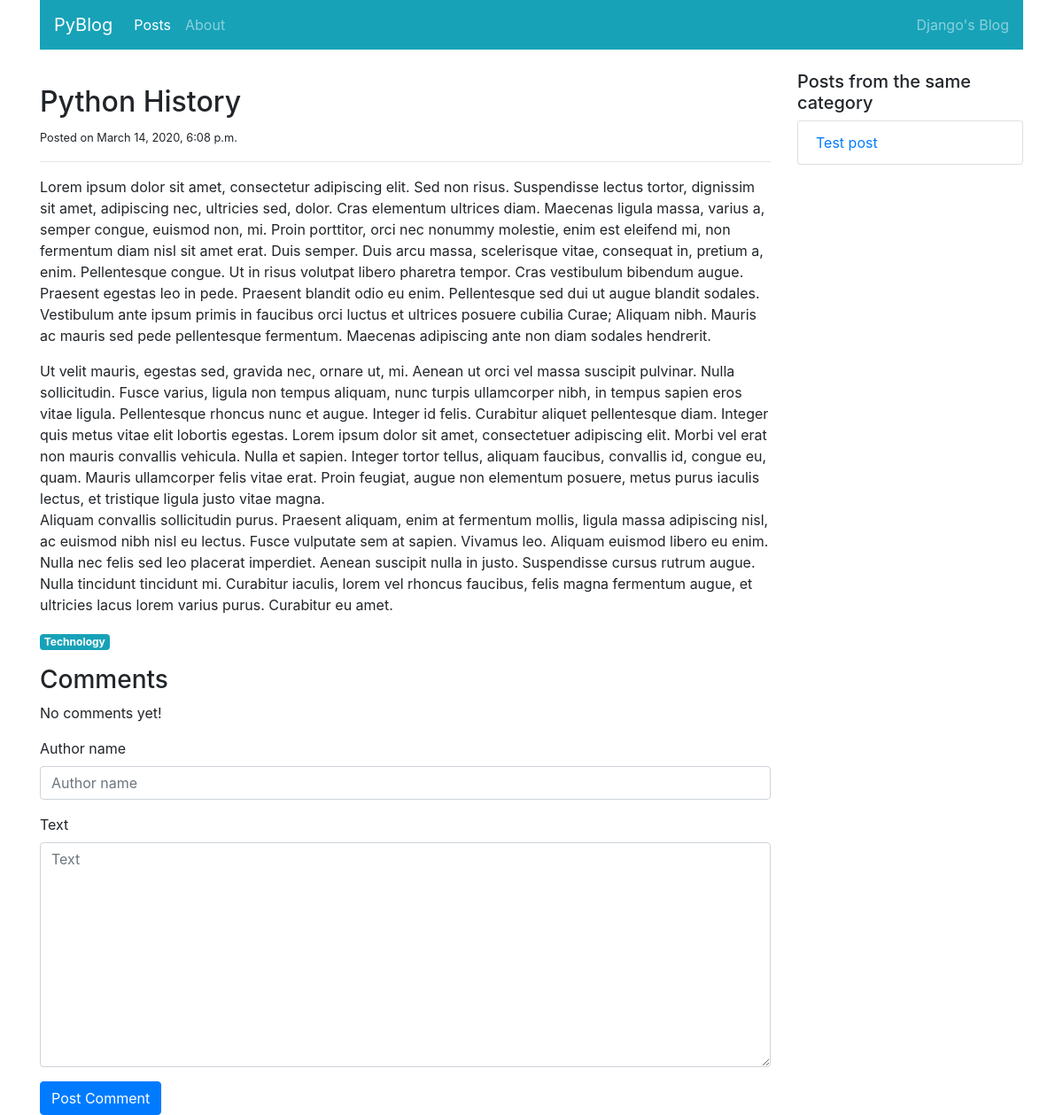
/blog/posts/detail/3/, run on the app's committed database.
### blog/models.py (models this page shows, shortened)
class Post(models.Model):
    title = models.CharField(max_length=100)
    category = models.ForeignKey('PostCategory',
                                 null=True,
                                 blank=True,
                                 on_delete=models.DO_NOTHING)
    published = models.BooleanField(default=False)
    text = models.TextField(blank=True)
    created_at = models.DateTimeField(auto_now_add=True)

class PostCategory(models.Model):
    name = models.CharField(max_length=50)
    def slug(self):
        return slugify(self.name)

### blog/views.py (the view)
# urls.py: path('posts/detail/<int:post_id>/', views.post_detail, name='post-detail'),
def post_detail(request, post_id, message=''):
    post = get_object_or_404(Post, pk=post_id)
    posts_same_category = Post.objects.filter(published=True, category=post.category)\
        .exclude(pk=post_id)
    comments = post.comments.exclude(status=Comment.STATUS_HIDDEN).order_by('created_at')
    if request.method == 'POST':
        comment_form = CreateCommentForm(request.POST)
        if comment_form.is_valid():
            comment = comment_form.save(commit=False)
            comment.post = post
            comment.save()
            args = [post.pk, 'Your comment has been posted!']
            return HttpResponseRedirect(reverse('post-detail-message', args=args) + '#comments')
    else:
        comment_form = CreateCommentForm()
    context = {
        'navigation_items': navigation.navigation_items(navigation.NAV_POSTS),
        'post': post,
        'posts_same_category': posts_same_category,
        'comments': comments,
        'comment_form': comment_form,
        'message': message,
    }
    return render(request, 'blog/post_detail.html', context)

### blog/forms.py
class CreateCommentForm(forms.ModelForm):
    class Meta:
        model = Comment
        fields = ['author_name', 'text', ]

### blog/navigation.py (called while the page is built)
def navigation_items(selected_item):
    items = []
    for name, url in NAV_ITEMS:
        items.append({
            'name': name,
            'url': url,
            'active': True if selected_item == name else False
        })
    return items

### blog/templates/blog/post_detail.html (shortened to what this page needs)
{% extends 'base.html' %}
{% load static %}
{% load bootstrap4 %}
{% block content %}
<div class="col-sm-9">
    <div class="mt-3">
        <h2>{{ post.title }}</h2>
        <small>Posted on {{ post.created_at }}</small>
        <hr>
        <p class="text-muted">
            {{ post.text|linebreaks|safe }}
        </p>
        <a href="{% url 'post-list' post.category.slug %}"
           class="badge badge-info">{{ post.category.name|capfirst }}</a>
        <div id="comments" class="mt-3">
            <h3>Comments</h3>
            <ul class="list-unstyled">
                {% for comment in comments %}
                <li class="media">
                    <img class="mr-3" src="{% static 'img/user-placeholder.png' %}">
                    <div class="media-body">
                        <h5 class="mt-0 mb-1">{{ comment.author_name }}</h5>
                        <p>
                            <small class="text-muted">{{ comment.created_at }}</small>
                        </p>
                        <p>
                            {% if comment.status == 'moderated' %}
                                <span class="font-weight-light font-italic text-muted">
                                    [[ Moderated comment: {{ comment.moderation_text }} ]]
                                </span>
                            {% else %}
                                {{ comment.text }}
                            {% endif %}
                        </p>
                    </div>
                </li>
                {% empty %}
                <li class="media">No comments yet!</li>
                {% endfor %}
            </ul>
            <form action="{% url 'post-detail' post.pk %}" method="post" class="form">
                {% bootstrap_form comment_form %}
                {% buttons %}
                    <button type="submit" class="btn btn-primary">Post Comment</button>
                {% endbuttons %}
            </form>
        </div>
    </div>
</div>
<div class="col-sm-3">
    <h5>Posts from the same category</h5>
    <ul class="list-group">
        {% for post in posts_same_category %}
        <li class="list-group-item">
            <a href="{% url 'post-detail' post.pk %}">{{ post.title|truncatewords:4 }}</a>
        </li>
        {% empty %}
        This is the only post!
        {% endfor %}
    </ul>
</div>
{% endblock content %}

### data on the page
Post: title "Python History", created_at "March 14, 2020, 6:08 p.m.", text "Lorem ipsum dolor sit amet, consectetur adipiscing elit. Sed non risus. Suspendisse lectus tortor, dignissim sit amet, adipiscing nec, ultricies sed, dolor. Cras elementum ultrices diam. Maecenas ligula massa, varius a, semper congue, euismod non, mi. Proin porttitor, orci nec nonummy molestie, enim est eleifend mi, non fermentum diam nisl sit amet erat. Duis semper. Duis arcu massa, scelerisque vitae, consequat in, pretium a, enim. Pellentesque congue. Ut in risus volutpat libero pharetra tempor. Cras vestibulum bibendum augue. Praesent egestas leo in pede. Praesent blandit odio eu enim. Pellentesque sed dui ut augue blandit sodales. Vestibulum ante ipsum primis in faucibus orci luctus et…", category.name "Technology"
Post: title "Test post"

### other printed values
{{ item.name }} "Posts" "About"
